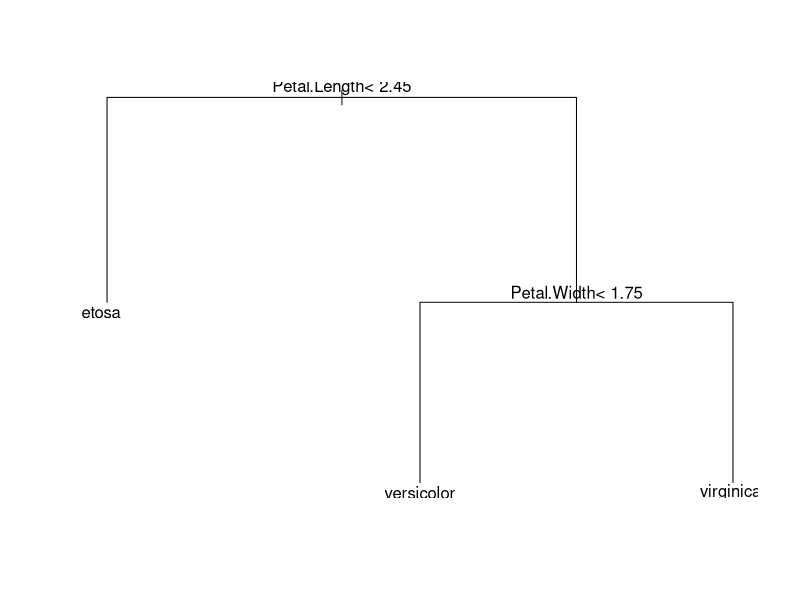
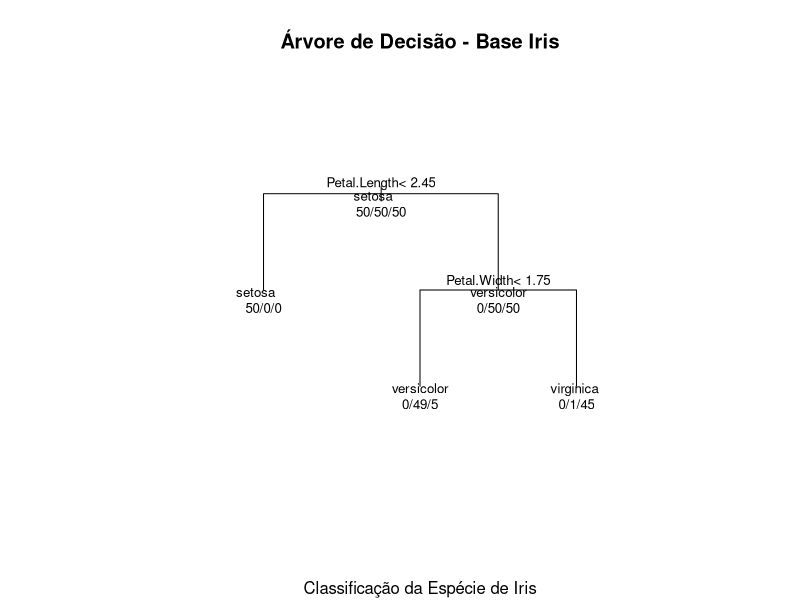

Reproduce these figures in R, in order.
# Passo 1: Instale e carregue o pacote "rpart"
install.packages("rpart")
library(rpart)

# Passo 2: Carregue o conjunto de dados "iris"
data(iris)

# Passo 3: Divida o conjunto de dados em variáveis de entrada (características) e variável de saída (variável-alvo)
x <- iris[, 1:4] # Variáveis de entrada
y <- iris[, 5]   # Variável de saída

# Passo 4: Crie o modelo de árvore de decisão usando a função "rpart"
modelo <- rpart(y ~ ., data = data.frame(x))

# Passo 5: Visualize a árvore de decisão
plot(modelo)
text(modelo)

plot(modelo, uniform = TRUE, main = "Árvore de Decisão - Base Iris",
     sub = "Classificação da Espécie de Iris", margin = 0.5)
text(modelo, use.n = TRUE, all = TRUE, cex = 0.8)

